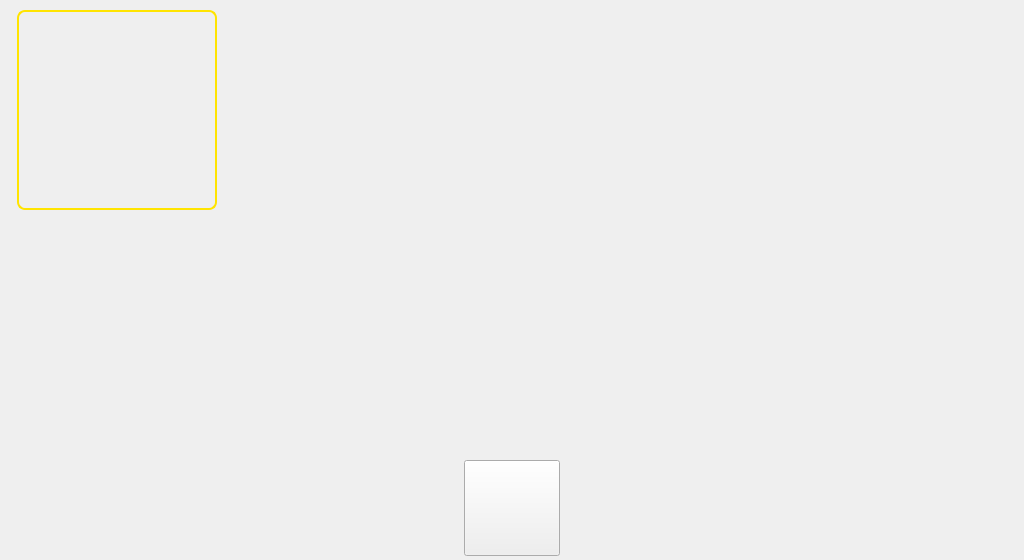
<?xml version="1.0" encoding="UTF-8"?>
<ui version="4.0">
 <class>info_view</class>
 <widget class="QWidget" name="info_view">
  <property name="geometry">
   <rect>
    <x>0</x>
    <y>0</y>
    <width>1024</width>
    <height>560</height>
   </rect>
  </property>
  <property name="windowTitle">
   <string>Form</string>
  </property>
  <widget class="QPushButton" name="btn_home">
   <property name="geometry">
    <rect>
     <x>464</x>
     <y>460</y>
     <width>96</width>
     <height>96</height>
    </rect>
   </property>
   <property name="toolTip">
    <string extracomment="Панель навигации"/>
   </property>
   <property name="text">
    <string/>
   </property>
   <property name="icon">
    <iconset resource="../../resources.qrc">
     <normaloff>:/res/icons/home.svg</normaloff>:/res/icons/home.svg</iconset>
   </property>
   <property name="iconSize">
    <size>
     <width>72</width>
     <height>72</height>
    </size>
   </property>
  </widget>
  <widget class="QLabel" name="lbl_logo_kbais">
   <property name="geometry">
    <rect>
     <x>17</x>
     <y>10</y>
     <width>200</width>
     <height>200</height>
    </rect>
   </property>
   <property name="styleSheet">
    <string notr="true">border: 2px solid #ffe400;
border-radius: 8px;</string>
   </property>
   <property name="text">
    <string/>
   </property>
   <property name="pixmap">
    <pixmap resource="../../resources.qrc">:/res/icons/kbais-logo.svg</pixmap>
   </property>
   <property name="scaledContents">
    <bool>true</bool>
   </property>
   <property name="alignment">
    <set>Qt::AlignCenter</set>
   </property>
   <property name="margin">
    <number>8</number>
   </property>
  </widget>
 </widget>
 <resources>
  <include location="../../resources.qrc"/>
 </resources>
 <connections/>
</ui>
